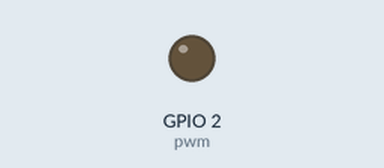
Simulated run of this program. Board: ESP32 board running MicroPython. Shown: output pins drawn as LEDs (lit = HIGH).

Above: at 0.15 s.
Timing chart, 0 to 1.6 s (numbered marks = the images above):
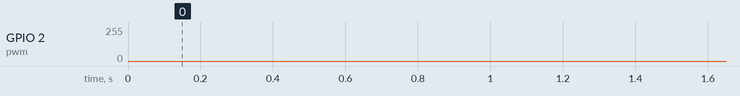

The program:

pj1_2_breath_led.py
```python
import time
from machine import Pin,PWM

#The way that the ESP32 PWM pins output is different from traditionally controllers.
#It can change frequency and duty cycle by configuring PWM’s parameters at the initialization stage.
#Define GPIO 2’s output frequency as 10000Hz and its duty cycle as 0, and assign them to PWM.
pwm =PWM(Pin(2,Pin.OUT),10000,0)

try:
    while True:
#The range of duty cycle is 0-1023, so we use the first for loop to control PWM to change the duty
#cycle value,making PWM output 0% -100%; Use the second for loop to make PWM output 100%-0%.
        for i in range(0,1023):
            pwm.duty(i)
            time.sleep_ms(1)

        for i in range(0,1023):
            pwm.duty(1023-i)
            time.sleep_ms(1)
except:
#Each time PWM is used, the hardware Timer will be turned ON to cooperate it. Therefore, after each use of PWM,
#deinit() needs to be called to turned OFF the timer. Otherwise, the PWM may fail to work next time.
    pwm.deinit()
```
